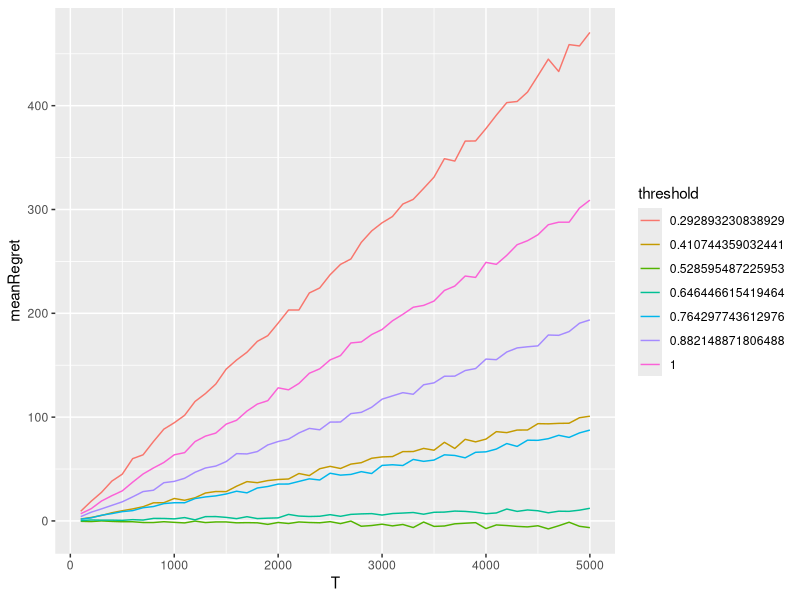
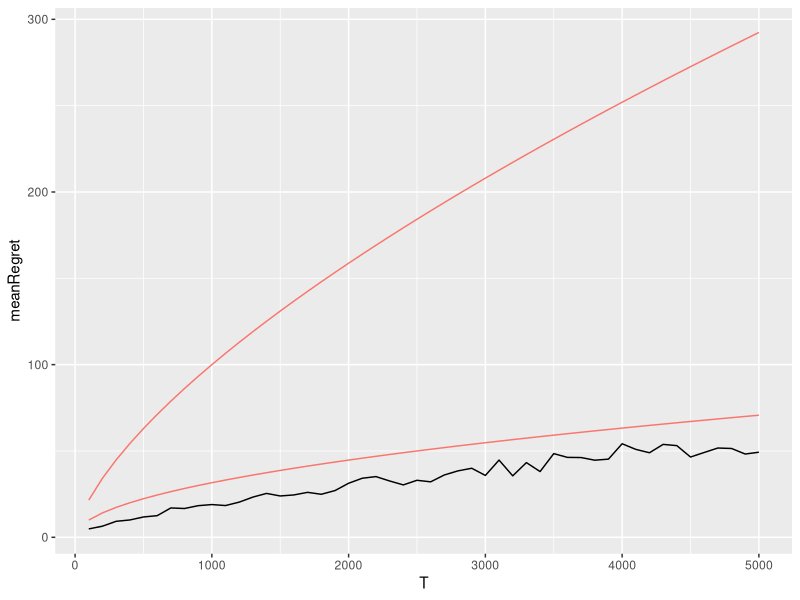
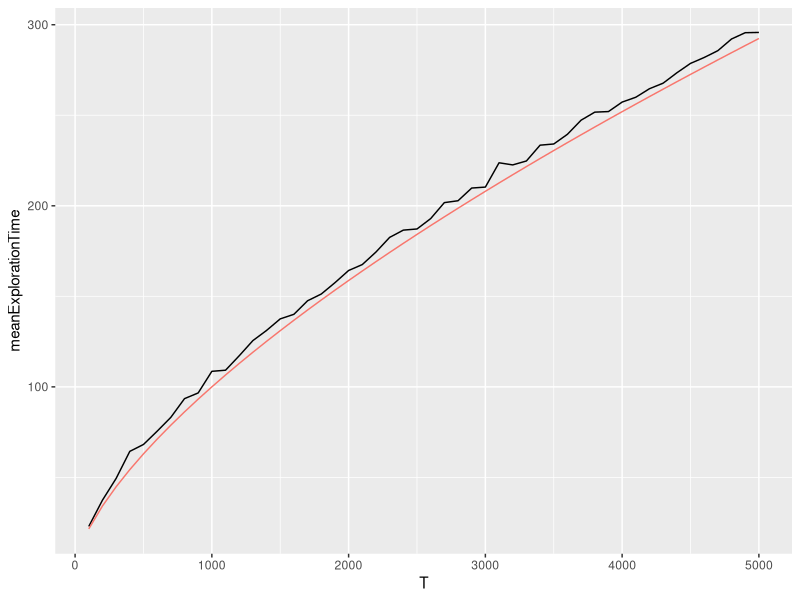
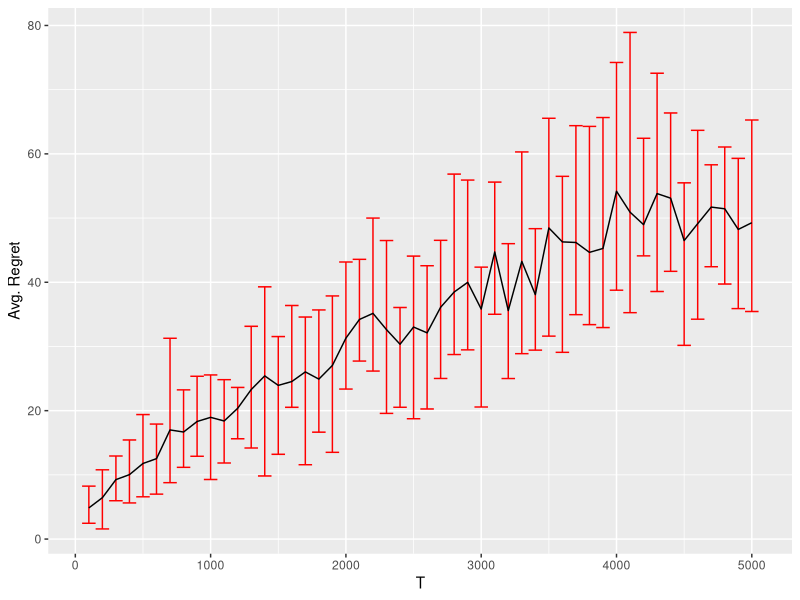
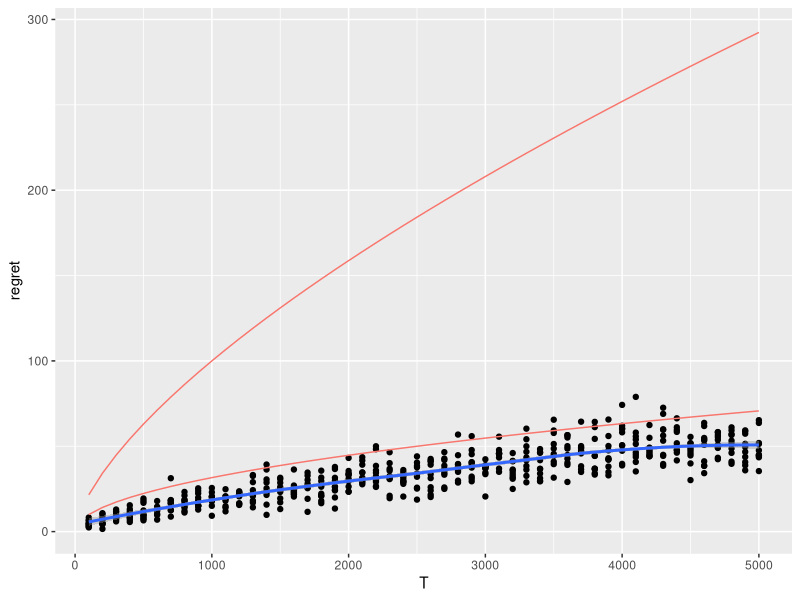
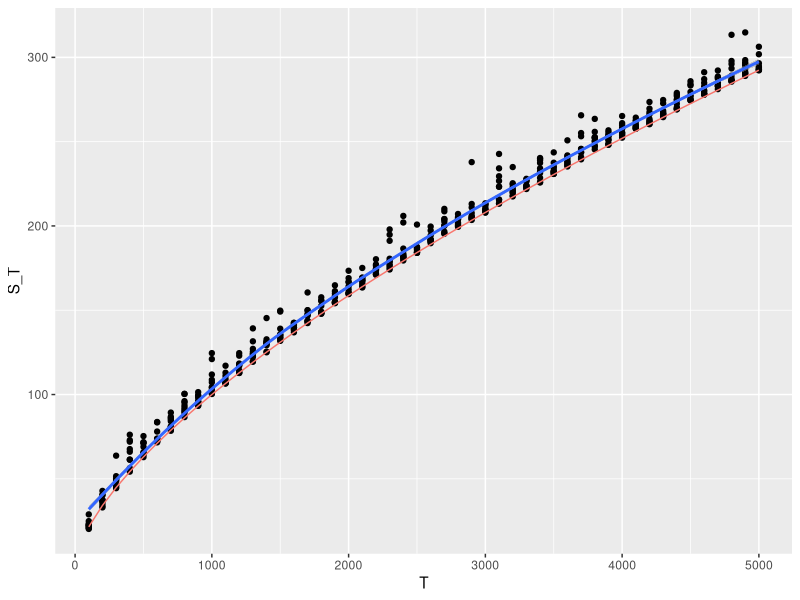
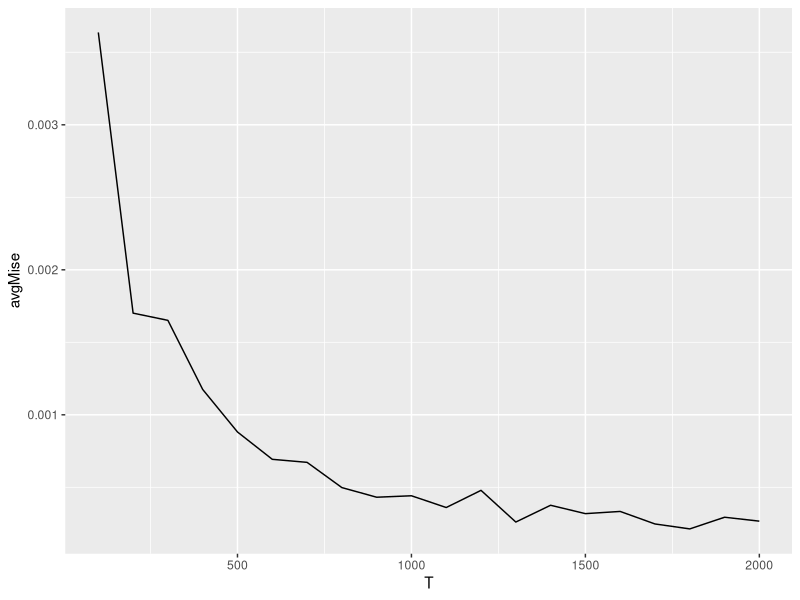
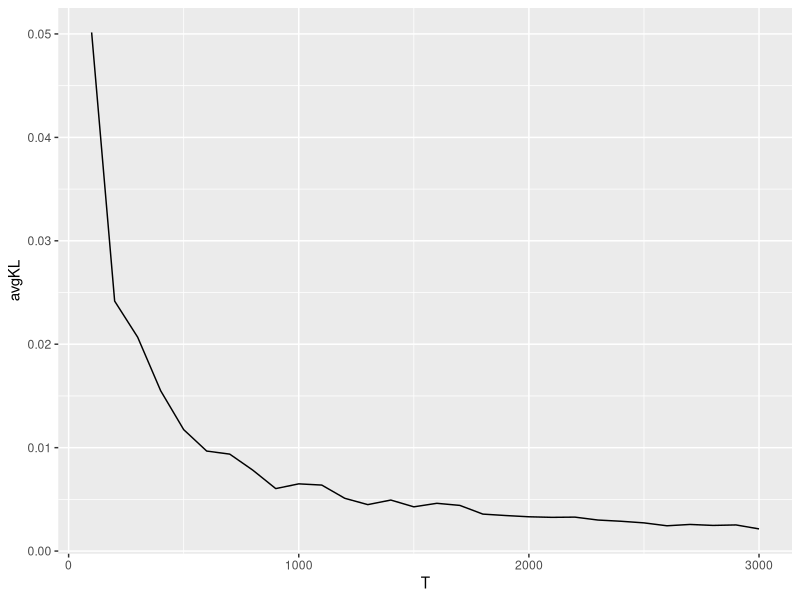

The R script that drew these images, in order:
## ---- chunk 1
knitr::opts_chunk$set(echo = TRUE)
library(tidyverse)
library(ggplot2)
library(dplyr)
library(stats)
## ---- chunk 2
setwd("C:/Projects/Data-driven-algorithms-for-Impulse-control-problem-Thesis")
thresholdData <- read.csv("./SimulationData/ThresholdData.csv")
DataStratData <- read.csv("./SimulationData/DataStratIncreasingTData.csv")
MISEData <- read.csv("./SimulationData/MISE.csv")
MISEData2 <- read.csv("./SimulationData/MISE2.csv")
MISEData3 <- read.csv("./SimulationData/MISE3.csv")
KLData <- read.csv("./SimulationData/KL.csv")
KLData2 <- read.csv("./SimulationData/KL2.csv")
thresholdDiffData <- read.csv("./SimulationData/ThresholdDiff.csv")
## ---- chunk 3
avgThreshold <- thresholdData %>%
  group_by(threshold, T) %>%
  summarise(meanRegret = mean(regret), .groups = "drop")

avgThreshold$threshold = as_factor(avgThreshold$threshold)
## ---- chunk 4
ggplot(data = avgThreshold, aes(T, meanRegret, colour=threshold))+
  geom_line()
## ---- chunk 5
avgDataStrat <- DataStratData %>% 
  group_by(T) %>% 
  summarise(meanRegret = mean(regret),
            sdRegret = sd(regret),
            minRegret = min(regret),
            maxRegret = max(regret),
            meanExplorationTime = mean(S_T),
            sdExplorationTime = sd(S_T),
            .groups = "drop") %>% 
  mutate(lBound = sqrt(T),
         uBound = T^(2/3))
## ---- chunk 6
ggplot(avgDataStrat, aes(x=T))+
  geom_line(aes(y=meanRegret))+
  geom_line(aes(y=lBound, colour="red"), show.legend = FALSE)+
  geom_line(aes(y=uBound, colour="red"), show.legend = FALSE)
## ---- chunk 7
ggplot(avgDataStrat, aes(x=T))+
  geom_line(aes(y=meanExplorationTime))+
  geom_line(aes(y=uBound, colour="red"), show.legend = FALSE)
## ---- chunk 8
ggplot(avgDataStrat, aes(x=T, y=meanRegret))+
  geom_errorbar(aes(ymin=minRegret, ymax=maxRegret), width=100, colour="red")+
  geom_line()+
  ylab("Avg. Regret")
## ---- chunk 9
DataStratData <- DataStratData %>% mutate(lBound = sqrt(T),
                                          uBound = T^(2/3))
## ---- chunk 10
ggplot(DataStratData, aes(x=T))+
  geom_point(aes(y=regret))+
  geom_smooth(aes(y=regret))+
  geom_line(aes(y=lBound, colour="red"), show.legend = FALSE)+
  geom_line(aes(y=uBound, colour="red"), show.legend = FALSE)
## ---- chunk 11
ggplot(DataStratData, aes(x=T))+
  geom_point(aes(y=S_T))+
  geom_smooth(aes(y=S_T))+
  geom_line(aes(y=uBound, colour="red"), show.legend = FALSE)
## ---- chunk 12
m <- nls(regret ~ I(T^power), data = DataStratData, start = list(power=1), trace = T)
## ---- chunk 13
summary(m)
## ---- chunk 14
avgMiseData <- MISEData %>% group_by(T) %>% summarise(avgMise = mean(MISE),
                                                      sdMise = sd(MISE),
                                                      .groups = "drop")
avgMiseData2 <- MISEData2 %>% group_by(T) %>% summarise(avgMise = mean(MISE),
                                                      sdMise = sd(MISE),
                                                      .groups = "drop")
avgMiseData3 <- MISEData3 %>% group_by(T) %>% summarise(avgMise = mean(MISE),
                                                      sdMise = sd(MISE),
                                                      .groups = "drop")
## ---- chunk 15
ggplot(avgMiseData3, aes(x=T, y=avgMise))+
  geom_line()
## ---- chunk 16
avgKLData <- KLData %>% group_by(T) %>% summarise(avgKL = mean(KL),
                                                  sdKL = sd(KL),
                                                  .groups = "drop")
avgKLData2 <- KLData2 %>% group_by(T) %>% summarise(avgKL = mean(KL),
                                                  sdKL = sd(KL),
                                                  .groups = "drop")
## ---- chunk 17
ggplot(avgKLData, aes(x=T, y=avgKL))+
  geom_line()
## ---- chunk 18
ggplot(KLData2, aes(x=T, y=KL))+
  geom_point()
## ---- chunk 19
avgThresholdDiff <- thresholdDiffData %>% group_by(T) %>%  summarise(avgDiff = mean(SquareDiff),
                                                                     sdDiff = sd(SquareDiff),
                                                                     .groups = "drop")
## ---- chunk 20
ggplot(avgThresholdDiff, aes(x=T, y=avgDiff))+
  geom_line()
